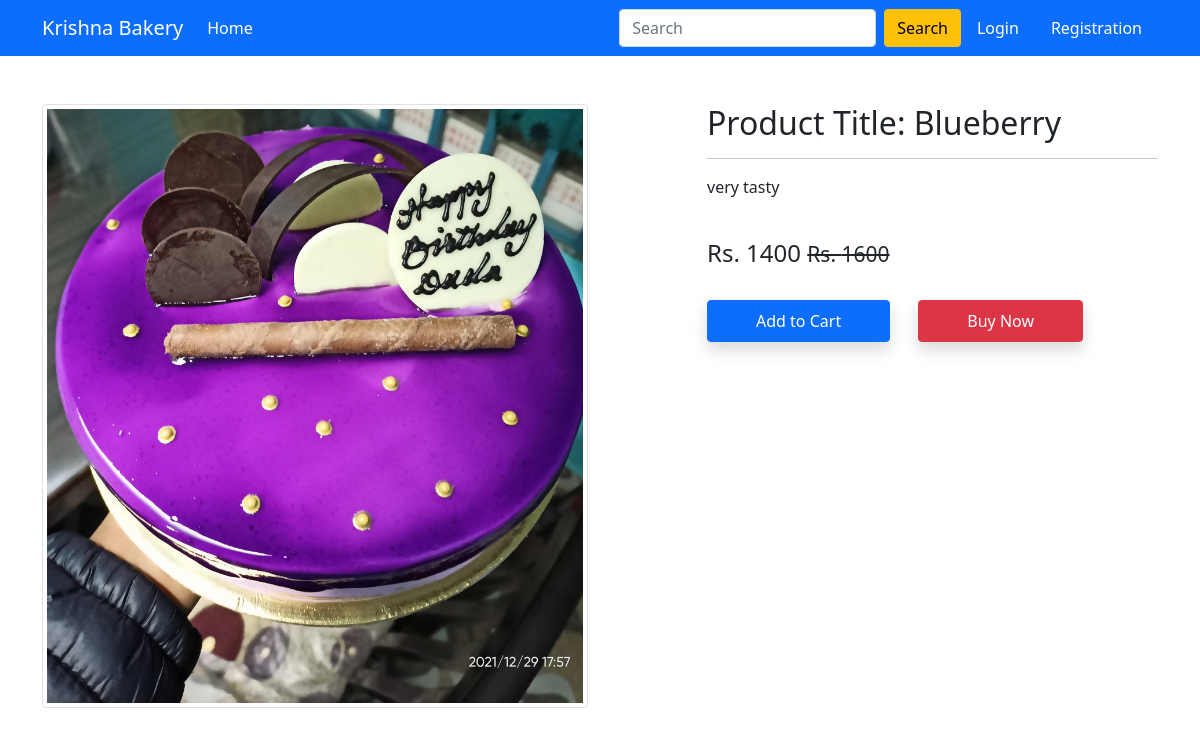
Page /product-detail/f5868431-63e7-4906-8e54-bee75ca8b000 on the committed database.
### bakery/models.py (models this page shows, shortened)
class Product(models.Model):
    branch = models.ForeignKey(
        Branch, on_delete=models.SET_NULL, blank=True, null=True)
    title = models.CharField(max_length=100)
    selling_price = models.PositiveIntegerField()
    discounted_price = models.PositiveIntegerField(null=True, blank=True)
    description = models.TextField(null=True, blank=True)
    stock = models.IntegerField(null=True, blank=True)
    weight = models.TextField(null=True, blank=True)
    created = models.DateTimeField(auto_now_add=True)
    id = models.UUIDField(default=uuid.uuid4, unique=True,
                          primary_key=True, editable=False)
    category = models.CharField(choices=CATEGORY_CHOICES, max_length=2)
    product_image = models.ImageField(upload_to='productimg', default="1")

### bakery/views.py (the view)
class ProductDetailView(View):
    def get(self, request, pk):
        totalitem = 0
        product = Product.objects.get(pk=pk)
        item_already_in_cart = False
        if request.user.is_authenticated:
            totalitem = len(Cart.objects.filter(user=request.user))
            item_already_in_cart = Cart.objects.filter(
                Q(product=product.id) & Q(user=request.user)).exists()
        return render(request, 'app/productdetail.html', {'product': product, 'item_already_in_cart': item_already_in_cart, 'totalitem': totalitem})

### bakery/templates/app/productdetail.html (shortened to what this page needs)
{% extends 'app/base.html' %}
{% load static %}
{% block main-content %}
<div class="container my-5">
    <div class="row">
        <div class="col-sm-6 text-center align-self-center">
            <img src="{{product.product_image.url}}" alt="" class="img-fluid img-thumbnail">
        </div>
        <div class="col-sm-5 offset-sm-1">
            <h2>Product Title: {{product.title}}</h2>
            <hr>
            <p>{{product.description}}</p> <br>
            <h4>Rs. {{product.discounted_price}} <small class="fw-light text-decoration-line-through">Rs.
                    {{product.selling_price}}</small></h4> <br>
            {% if not request.user.is_authenticated %}
            <form action="/add-to-cart" class="d-inline">
                <button type="submit" class="btn btn-primary shadow px-5 py-2">Add to Cart</button>
            </form>
            {% endif %}
            <a href="{% url 'checkout' %}" class="btn btn-danger shadow px-5 py-2 ms-4">Buy Now</a>
        </div>
    </div>
</div>
{% endblock main-content %}

### rows in the picture
Product: product_image (picture), title "Blueberry", description "very tasty", discounted_price "1400", selling_price "1600"
